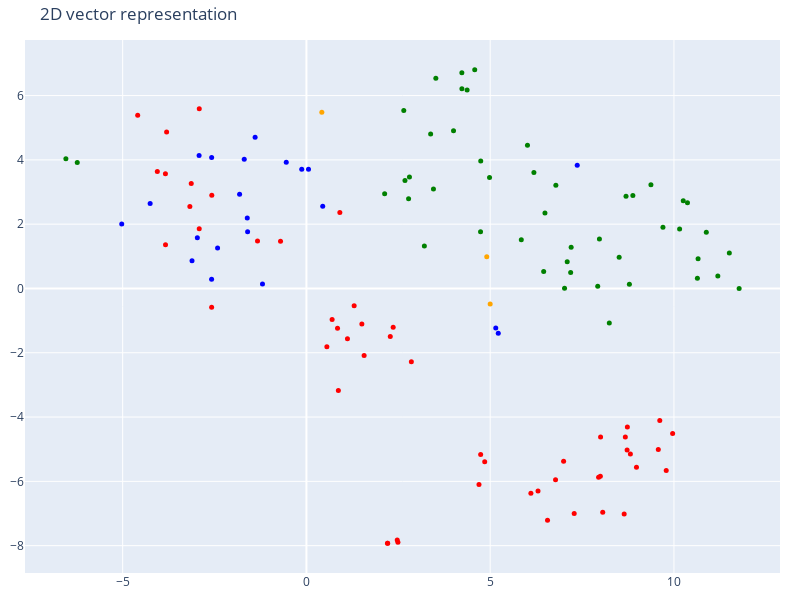

The cell this chart's notebook holds for it:
### Code cell
tsne = TSNE(n_components=2, random_state=42)
reduced_vectors = tsne.fit_transform(vectors)

fig = go.Figure(data= [go.Scatter(
                                x=reduced_vectors[:, 0],
                                  y = reduced_vectors[:, 1],
                                  mode='markers',
                                  marker = dict(size=5, color=colors),
                                  text = [f'Type: {t} <br> Text:{d[:100]}...' for t, d in zip(doc_types, documents)]
                                  )])

fig.update_layout(
    title='2D vector representation',
    scene = dict(xaxis_title='x', yaxis_title='y'),
    width=800,
    height=600,
        margin = dict(r=20, b=10, l=10, t=40) # helps in better visualization

)

fig.show()

### Figure 1 — Plotly figure (JSON) as saved in the notebook; plotly's stock layout.template omitted (floating-point values rounded to 4 significant figures)
{"data": [{"marker": {"color": ["orange", "orange", "orange", "red", "red", "red", "red", "red", "red", "red", "red", "red", "red", "red", "red", "red", "red", "red", "red", "red", "red", "red", "red", "red", "red", "red", "red", "red", "red", "red", "red", "red", "red", "red", "red", "red", "red", "red", "red", "red", "red", "red", "red", "red", "red", "red", "red", "red", "red", "red", "red", "red", "red", "red", "red", "green", "green", "green", "green", "green", "green", "green", "green", "green", "green", "green", "green", "green", "green", "green", "green", "green", "green", "green", "green", "green", "green", "green", "green", "green", "green", "green", "green", "green", "green", "green", "green", "green", "green", "green", "green", "green", "green", "green", "green", "green", "green", "green", "green", "green", "green", "green", "blue", "blue", "blue", "blue", "blue", "blue", "blue", "blue", "blue", "blue", "blue", "blue", "blue", "blue", "blue", "blue", "blue", "blue", "blue", "blue", "blue"], "size": 5}, "mode": "markers", "text": ["Type: company <br> Text:# About Insurellm\n\nInsurellm was founded by Avery Lancaster in 2015 as an insurance tech startup des...", "Type: company <br> Text:# Careers at Insurellm\n\nInsurellm is hiring! We are looking for talented software engineers, data sc...", "Type: company <br> Text:# Overview of Insurellm\n\nInsurellm is an innovative insurance tech firm with 200 employees across th...", "Type: contracts <br> Text:# Contract with Apex Reinsurance for Rellm: AI-Powered Enterprise Reinsurance Solution\n\n## Terms\n\n1....", "Type: contracts <br> Text:## Renewal\n\n1. **Automatic Renewal**: This Agreement will automatically renew for successive one-yea...", "Type: contracts <br> Text:2. **Seamless Integrations**: The architecture of Rellm allows for easy integration with existing sy...", "Type: contracts <br> Text:1. **Technical Support**: Provider shall offer dedicated technical support to the Client via phone, ...", "Type: contracts <br> Text:**Insurellm, Inc.**  \n_____________________________  \nAuthorized Signature   \nDate: ________________...", "Type: contracts <br> Text:# Contract with Belvedere Insurance for Markellm\n\n## Terms\nThis Contract (\"Agreement\") is made and e...", "Type: contracts <br> Text:## Renewal\n1. **Renewal Terms**: This Agreement may be renewed for additional one-year terms upon mu...", "Type: contracts <br> Text:## Features\n1. **AI-Powered Matching**: Belvedere Insurance will benefit from Markellm's AI-powered ...", "Type: contracts <br> Text:## Support\n1. **Technical Support**: Technical support will be available from 9 AM to 7 PM EST, Mond...", "Type: contracts <br> Text:**Belvedere Insurance**  \nSignature: ______________________  \nName: [Authorized Signatory]  \nTitle: ...", "Type: contracts <br> Text:# Contract with BrightWay Solutions for Markellm\n\n**Contract Date:** October 5, 2023  \n**Contract ID...", "Type: contracts <br> Text:3. **Service Level Agreement (SLA):**  \n   Insurellm commits to a 99.9% uptime for the platform with...", "Type: contracts <br> Text:2. **Real-Time Quote Availability:**  \n   Consumers sourced via BrightWay Solutions will receive rea...", "Type: contracts <br> Text:3. **Training and Onboarding:**  \n   Insurellm agrees to provide one free training session on how to...", "Type: contracts <br> Text:# Contract with EverGuard Insurance for Rellm: AI-Powered Enterprise Reinsurance Solution\n\n**Contrac...", "Type: contracts <br> Text:4. **Usage Rights**: EverGuard Insurance is granted a non-exclusive, non-transferable license to acc...", "Type: contracts <br> Text:1. **Core Functionality**: Rellm provides EverGuard Insurance with advanced AI-driven analytics, sea...", "Type: contracts <br> Text:1. **Customer Support**: Insurellm will provide EverGuard Insurance with 24/7 customer support, incl...", "Type: contracts <br> Text:---\n\n**Signatures**  \n**For Insurellm**: __________________________  \n**Name**: John Smith  \n**Title...", "Type: contracts <br> Text:# Contract with GreenField Holdings for Markellm\n\n**Effective Date:** November 15, 2023  \n**Contract...", "Type: contracts <br> Text:## Renewal\n1. **Automatic Renewal**: This contract will automatically renew for sequential one-year ...", "Type: contracts <br> Text:## Features\n1. **AI-Powered Matching**: Access to advanced algorithms that connect GreenField Holdin...", "Type: contracts <br> Text:## Support\n1. **Customer Support Access**: The Client will have access to dedicated support through ...", "Type: contracts <br> Text:**Signatures:**  \n_________________________                           _________________________  \n**...", "Type: contracts <br> Text:# Contract with Greenstone Insurance for Homellm\n\n---\n\n## Terms\n\n1. **Parties**: This Contract (\"Agr...", "Type: contracts <br> Text:4. **Payment Terms**: \n   - The Customer shall pay an amount of $10,000 per month for the Standard T...", "Type: contracts <br> Text:---\n\n## Features\n\n- **AI-Powered Risk Assessment**: Customer will have access to enhanced risk evalu...", "Type: contracts <br> Text:- **Customer Portal**: A dedicated portal will be provided, allowing the Customer's clients to manag...", "Type: contracts <br> Text:______________________________  \n[Name], [Title]  \nDate: ______________________\n\n**For Greenstone In...", "Type: contracts <br> Text:# Contract with GreenValley Insurance for Homellm\n\n**Contract Date:** October 6, 2023  \n**Contract N...", "Type: contracts <br> Text:4. **Confidentiality:** Both parties agree to maintain the confidentiality of proprietary informatio...", "Type: contracts <br> Text:1. **AI-Powered Risk Assessment:** Access to advanced AI algorithms for real-time risk evaluations.\n...", "Type: contracts <br> Text:3. **Regular Updates:** Insurellm will offer ongoing updates and enhancements to the Homellm platfor...", "Type: contracts <br> Text:# Contract with Pinnacle Insurance Co. for Homellm\n\n## Terms\nThis contract (\"Contract\") is entered i...", "Type: contracts <br> Text:## Renewal\n1. **Renewal Terms**: At the end of the initial term, this Contract shall automatically r...", "Type: contracts <br> Text:## Features\n1. **AI-Powered Risk Assessment**: Utilized for tailored underwriting decisions specific...", "Type: contracts <br> Text:## Support\n1. **Technical Support**: Insurellm shall provide 24/7 technical support via an email and...", "Type: contracts <br> Text:# Contract with Roadway Insurance Inc. for Carllm\n\n---\n\n## Terms\n\n1. **Agreement Effective Date**: T...", "Type: contracts <br> Text:---\n\n## Renewal\n\n1. **Automatic Renewal**: This agreement will automatically renew for an additional...", "Type: contracts <br> Text:---\n\n## Features\n\n1. **Access to Core Features**: Roadway Insurance Inc. will have access to all Pro...", "Type: contracts <br> Text:---\n\n## Support\n\n1. **Technical Support**: Roadway Insurance Inc. will receive priority technical su...", "Type: contracts <br> Text:# Contract with Stellar Insurance Co. for Rellm\n\n## Terms\nThis contract is made between **Insurellm*...", "Type: contracts <br> Text:### Termination\nEither party may terminate this agreement with a **30-day written notice**. In the e...", "Type: contracts <br> Text:## Features\nStellar Insurance Co. will receive access to the following features of the Rellm product...", "Type: contracts <br> Text:## Support\nInsurellm provides Stellar Insurance Co. with the following support services:\n\n- **24/7 T...", "Type: contracts <br> Text:# Contract with TechDrive Insurance for Carllm\n\n**Contract Date:** October 1, 2024  \n**Contract Dura...", "Type: contracts <br> Text:## Renewal\n\n1. **Automatic Renewal**: This contract shall automatically renew for additional one-yea...", "Type: contracts <br> Text:## Support\n\n1. **Customer Support**: Insurellm will provide 24/7 customer support to TechDrive Insur...", "Type: contracts <br> Text:**TechDrive Insurance Representative:**  \nName: Sarah Johnson  \nTitle: Operations Director  \nDate: _...", "Type: contracts <br> Text:# Contract with Velocity Auto Solutions for Carllm\n\n**Contract Date:** October 1, 2023  \n**Contract ...", "Type: contracts <br> Text:## Renewal\n\n1. **Automatic Renewal**: This contract will automatically renew for successive 12-month...", "Type: contracts <br> Text:## Support\n\n1. **Customer Support**: Velocity Auto Solutions will have access to Insurellmâ€™s custo...", "Type: employees <br> Text:# HR Record\n\n# Alex Chen\n\n## Summary\n- **Date of Birth:** March 15, 1990  \n- **Job Title:** Backend ...", "Type: employees <br> Text:## Annual Performance History\n- **2020:**  \n  - Completed onboarding successfully.  \n  - Met expecta...", "Type: employees <br> Text:## Compensation History\n- **2020:** Base Salary: $80,000  \n- **2021:** Base Salary Increase to $90,0...", "Type: employees <br> Text:Alex Chen continues to be a vital asset at Insurellm, contributing significantly to innovative backe...", "Type: employees <br> Text:# HR Record\n\n# Alex Harper\n\n## Summary\n- **Date of Birth**: March 15, 1993  \n- **Job Title**: Sales ...", "Type: employees <br> Text:## Annual Performance History  \n- **2021**:  \n  - **Performance Rating**: 4.5/5  \n  - **Key Achievem...", "Type: employees <br> Text:- **2022**:  \n  - **Base Salary**: $65,000 (Promotion to Senior SDR)  \n  - **Bonus**: $13,000 (20% o...", "Type: employees <br> Text:# HR Record\n\n# Alex Thomson\n\n## Summary\n- **Date of Birth:** March 15, 1995  \n- **Job Title:** Sales...", "Type: employees <br> Text:## Annual Performance History  \n- **2022** - Rated as \"Exceeds Expectations.\" Alex Thomson achieved ...", "Type: employees <br> Text:## Other HR Notes\n- Alex Thomson is an active member of the Diversity and Inclusion committee at Ins...", "Type: employees <br> Text:# Avery Lancaster\n\n## Summary\n- **Date of Birth**: March 15, 1985  \n- **Job Title**: Co-Founder & Ch...", "Type: employees <br> Text:- **2010 - 2013**: Business Analyst at Edge Analytics  \n  Prior to joining Innovate, Avery worked as...", "Type: employees <br> Text:- **2018**: **Exceeds Expectations**  \n  Under Averyâ€™s pivoted vision, Insurellm launched two new ...", "Type: employees <br> Text:- **2022**: **Satisfactory**  \n  Avery focused on rebuilding team dynamics and addressing employee c...", "Type: employees <br> Text:## Compensation History\n- **2015**: $150,000 base salary + Significant equity stake  \n- **2016**: $1...", "Type: employees <br> Text:## Other HR Notes\n- **Professional Development**: Avery has actively participated in leadership trai...", "Type: employees <br> Text:# HR Record\n\n# Emily Carter\n\n## Summary\n- **Date of Birth:** August 12, 1990  \n- **Job Title:** Acco...", "Type: employees <br> Text:- **2017-2019:** Marketing Intern  \n  - Assisted with market research and campaign development for s...", "Type: employees <br> Text:## Compensation History\n| Year | Base Salary | Bonus         | Total Compensation |\n|------|--------...", "Type: employees <br> Text:Emily Carter exemplifies the kind of talent that drives Insurellm's success and is an invaluable ass...", "Type: employees <br> Text:# HR Record\n\n# Emily Tran\n\n## Summary\n- **Date of Birth:** March 18, 1991  \n- **Job Title:** Digital...", "Type: employees <br> Text:- **January 2017 - May 2018**: Marketing Intern  \n  - Supported the Marketing team by collaborating ...", "Type: employees <br> Text:- **2021**:  \n  - Performance Rating: Meets Expectations  \n  - Key Achievements: Contributed to the ...", "Type: employees <br> Text:- **Professional Development Goals**:  \n  - Emily Tran aims to become a Marketing Manager within the...", "Type: employees <br> Text:# HR Record\n\n# Jordan Blake\n\n## Summary\n- **Date of Birth:** March 15, 1993  \n- **Job Title:** Sales...", "Type: employees <br> Text:## Annual Performance History\n- **2021:** First year at Insurellm; achieved 90% of monthly targets. ...", "Type: employees <br> Text:## Other HR Notes\n- Jordan has shown an interest in continuing education, actively participating in ...", "Type: employees <br> Text:# HR Record\n\n# Jordan K. Bishop\n\n## Summary\n- **Date of Birth:** March 15, 1990\n- **Job Title:** Fro...", "Type: employees <br> Text:## Annual Performance History\n- **2019:** Exceeds Expectations - Continuously delivered high-quality...", "Type: employees <br> Text:## Compensation History\n- **June 2018:** Starting Salary - $85,000\n- **June 2019:** Salary Increase ...", "Type: employees <br> Text:## Other HR Notes\n- Jordan K. Bishop has been an integral part of club initiatives, including the In...", "Type: employees <br> Text:# HR Record\n\n# Maxine Thompson\n\n## Summary\n- **Date of Birth:** January 15, 1991  \n- **Job Title:** ...", "Type: employees <br> Text:## Insurellm Career Progression\n- **January 2017 - October 2018**: **Junior Data Engineer**  \n  * Ma...", "Type: employees <br> Text:## Annual Performance History\n- **2017**: *Meets Expectations*  \n  Maxine showed potential in her ro...", "Type: employees <br> Text:- **2021**: *Exceeds Expectations*  \n  Maxine spearheaded the transition to a new data warehousing s...", "Type: employees <br> Text:## Compensation History\n- **2017**: $70,000 (Junior Data Engineer)  \n- **2018**: $75,000 (Junior Dat...", "Type: employees <br> Text:# HR Record\n\n# Oliver Spencer\n\n## Summary\n- **Date of Birth**: May 14, 1990  \n- **Job Title**: Backe...", "Type: employees <br> Text:## Annual Performance History\n- **2018**: **3/5** - Adaptable team player but still learning to take...", "Type: employees <br> Text:## Compensation History\n- **March 2018**: Initial salary of $80,000.\n- **July 2019**: Salary increas...", "Type: employees <br> Text:# Samantha Greene\n\n## Summary\n- **Date of Birth:** October 14, 1990\n- **Job Title:** HR Generalist\n-...", "Type: employees <br> Text:## Annual Performance History\n- **2020:** Exceeds Expectations  \n  Samantha Greene demonstrated exce...", "Type: employees <br> Text:## Compensation History\n- **2020:** Base Salary - $55,000  \n  The entry-level salary matched industr...", "Type: employees <br> Text:- **2023:** Base Salary - $70,000  \n  Recognized for substantial improvement in employee relations m...", "Type: employees <br> Text:# HR Record\n\n# Samuel Trenton\n\n## Summary\n- **Date of Birth:** April 12, 1989  \n- **Job Title:** Sen...", "Type: employees <br> Text:## Annual Performance History\n- **2023:** Rating: 4.5/5  \n  *Samuel exceeded expectations, successfu...", "Type: employees <br> Text:## Compensation History\n- **2023:** Base Salary: $115,000 + Bonus: $15,000  \n  *Annual bonus based o...", "Type: employees <br> Text:- **Engagement in Company Culture:** Regularly participates in team-building events and contributes ...", "Type: products <br> Text:# Product Summary\n\n# Carllm\n\n## Summary\n\nCarllm is an innovative auto insurance product developed by...", "Type: products <br> Text:- **Instant Quoting**: With Carllm, insurance companies can offer near-instant quotes to customers, ...", "Type: products <br> Text:- **Mobile Integration**: Carllm is designed to work seamlessly with mobile applications, providing ...", "Type: products <br> Text:- **Professional Tier**: $2,500/month\n  - For medium-sized companies.\n  - All Basic Tier features pl...", "Type: products <br> Text:### Q2 2025: Customer Experience Improvements\n- Launch of a new **mobile app** for end-users.\n- Intr...", "Type: products <br> Text:# Product Summary\n\n# Homellm\n\n## Summary\nHomellm is an innovative home insurance product developed b...", "Type: products <br> Text:### 2. Dynamic Pricing Model\nWith Homellm's innovative dynamic pricing model, insurance providers ca...", "Type: products <br> Text:### 5. Multi-Channel Integration\nHomellm seamlessly integrates into existing insurance platforms, pr...", "Type: products <br> Text:- **Basic Tier:** Starting at $5,000/month for small insurers with basic integration features.\n- **S...", "Type: products <br> Text:All tiers include a comprehensive training program and ongoing updates to ensure optimal performance...", "Type: products <br> Text:With Homellm, Insurellm is committed to transforming the landscape of home insurance, ensuring both ...", "Type: products <br> Text:# Product Summary\n\n# Markellm\n\n## Summary\n\nMarkellm is an innovative two-sided marketplace designed ...", "Type: products <br> Text:- **User-Friendly Interface**: Designed with user experience in mind, Markellm features an intuitive...", "Type: products <br> Text:- **Customer Support**: Our dedicated support team is always available to assist both consumers and ...", "Type: products <br> Text:### For Insurance Companies:\n- **Basic Listing Fee**: $199/month for a featured listing on the platf...", "Type: products <br> Text:### Q3 2025\n- Initiate a comprehensive marketing campaign targeting both consumers and insurers to i...", "Type: products <br> Text:# Product Summary\n\n# Rellm: AI-Powered Enterprise Reinsurance Solution\n\n## Summary\n\nRellm is an inno...", "Type: products <br> Text:### Seamless Integrations\nRellm's architecture is designed for effortless integration with existing ...", "Type: products <br> Text:### Regulatory Compliance Tools\nRellm includes built-in compliance tracking features to help organiz...", "Type: products <br> Text:Join the growing number of organizations leveraging Rellm to enhance their reinsurance processes whi...", "Type: products <br> Text:Experience the future of reinsurance with Rellm, where innovation meets reliability. Let Insurellm h..."], "type": "scatter", "x": [4.906, 0.419, 4.999, -3.804, 8.732, -3.834, 2.361, 2.21, 6.778, 9.79, -3.172, 2.282, -4.591, 6.301, 9.614, -2.916, 0.8689, 4.741, 7.95, -3.836, 0.5561, 2.47, 4.851, 8.814, -2.575, 1.57, 2.205, 4.695, 9.964, -1.331, 1.508, 2.489, 6.56, 7.997, -3.134, 0.9088, 6.107, 9.574, -0.7046, 1.117, 8.645, 8.98, -2.579, 2.855, 6.997, 8.004, -4.057, 0.8463, 7.285, 8.677, 1.298, -2.916, 8.062, 8.725, 0.6989, 6.455, 6.014, 10.37, -6.235, 7.096, 8.696, 10.66, 7.203, 8.882, 2.682, 5.846, 4.737, 3.521, 2.649, 11.51, 2.128, 8.509, 6.787, 11.77, -6.545, 6.49, 6.189, 10.15, 4.982, 8.787, 9.373, 2.78, 7.19, 4.229, 10.64, 2.803, 8.241, 3.209, 4.372, 3.38, 11.19, 7.926, 4.579, 10.25, 7.023, 4.23, 9.7, 4.742, 7.972, 4.002, 10.88, 3.456, -2.579, -1.609, -2.58, 5.152, -0.1275, -1.692, -1.6, -3.113, 5.219, 0.4433, -1.396, -1.818, -2.968, -2.418, 7.368, -0.5491, -2.921, -4.253, -1.195, 0.05646, -5.026], "y": [0.9832, 5.482, -0.4853, 4.871, -4.312, 1.358, -1.206, -7.923, -5.95, -5.664, 2.549, -1.491, 5.391, -6.299, -4.109, 1.855, -3.17, -5.162, -5.871, 3.568, -1.815, -7.821, -5.388, -5.146, 2.901, -2.088, -7.924, -6.1, -4.513, 1.476, -1.103, -7.896, -7.207, -5.838, 3.268, 2.361, -6.369, -5.007, 1.472, -1.564, -7.019, -5.559, -0.5824, -2.282, -5.371, -4.621, 3.638, -1.239, -6.998, -4.618, -0.5406, 5.592, -6.961, -5.023, -0.965, 0.529, 4.458, 2.667, 3.919, 0.8316, 2.871, 0.9243, 1.282, 2.89, 3.358, 1.513, 1.767, 6.537, 5.535, 1.103, 2.946, 0.9745, 3.208, 0.001474, 4.033, 2.349, 3.606, 1.847, 3.453, 0.1283, 3.227, 2.788, 0.5003, 6.712, 0.3204, 3.471, -1.073, 1.319, 6.17, 4.805, 0.3895, 0.07058, 6.803, 2.731, 0.009919, 6.212, 1.904, 3.969, 1.542, 4.906, 1.747, 3.095, 4.07, 2.19, 0.2859, -1.226, 3.712, 4.016, 1.761, 0.8659, -1.396, 2.555, 4.707, 2.933, 1.576, 1.262, 3.829, 3.928, 4.134, 2.64, 0.1427, 3.71, 2.005]}], "layout": {"height": 600, "margin": {"b": 10, "l": 10, "r": 20, "t": 40}, "scene": {"xaxis": {"title": {"text": "x"}}, "yaxis": {"title": {"text": "y"}}}, "title": {"text": "2D vector representation"}, "width": 800}}
